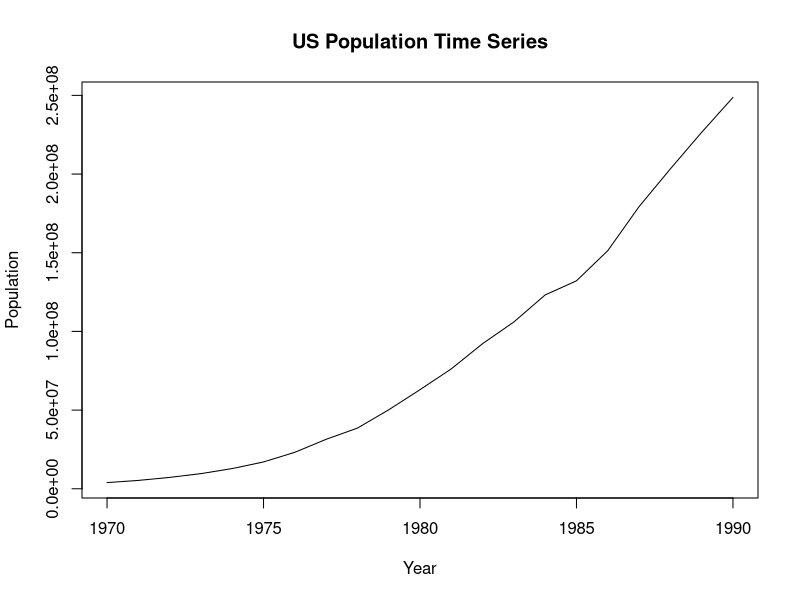
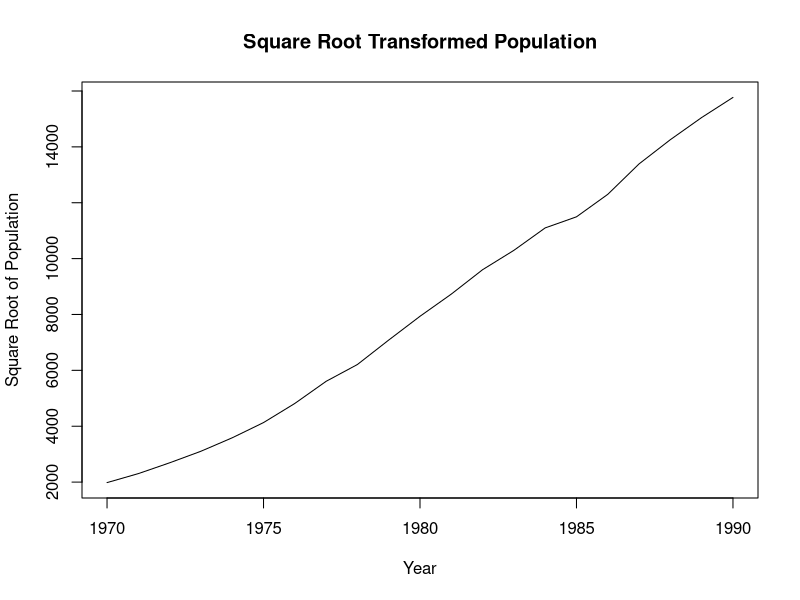
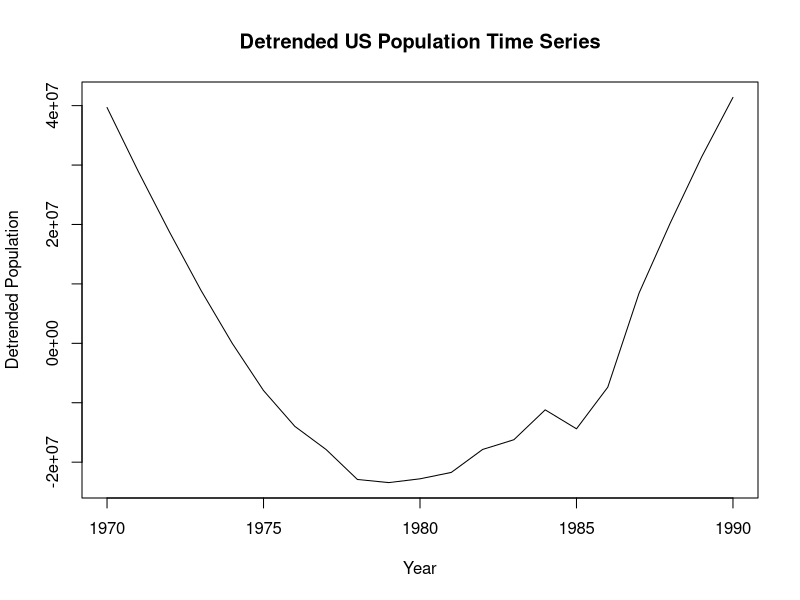

Generate these figures, in order, with R:
## ---- chunk 1
# Create the dataset
year <- 1970:1990
population <- c(3929214, 5308483, 7239881, 9638453, 12860702, 17063353,
                23191876, 31443321, 38558371, 50189209, 62979666, 76212168,
                92228496, 106021537, 123202624, 132164569, 151325798,
                179323175, 203302031, 226542203, 248709873)
# Convert population data to time series object
pop_ts <- ts(population, start = 1970, frequency = 1)

# Display the time series
pop_ts
# Plot the time series
plot(pop_ts, 
     main = "US Population Time Series",
     ylab = "Population",
     xlab = "Year")
# Square root transformation
pop_sqrt <- sqrt(pop_ts)

# Plot transformed data
plot(pop_sqrt,
     main = "Square Root Transformed Population",
     ylab = "Square Root of Population",
     xlab = "Year")
# Time index
time_index <- time(pop_ts)

# Fit linear trend model
trend_model <- lm(pop_ts ~ time_index)

# Summary of the model
summary(trend_model)
# Extract fitted trend values
trend_estimated <- fitted(trend_model)

# Detrended series
detrended_pop <- pop_ts - trend_estimated

# Plot detrended data
plot(detrended_pop,
     main = "Detrended US Population Time Series",
     ylab = "Detrended Population",
     xlab = "Year")
